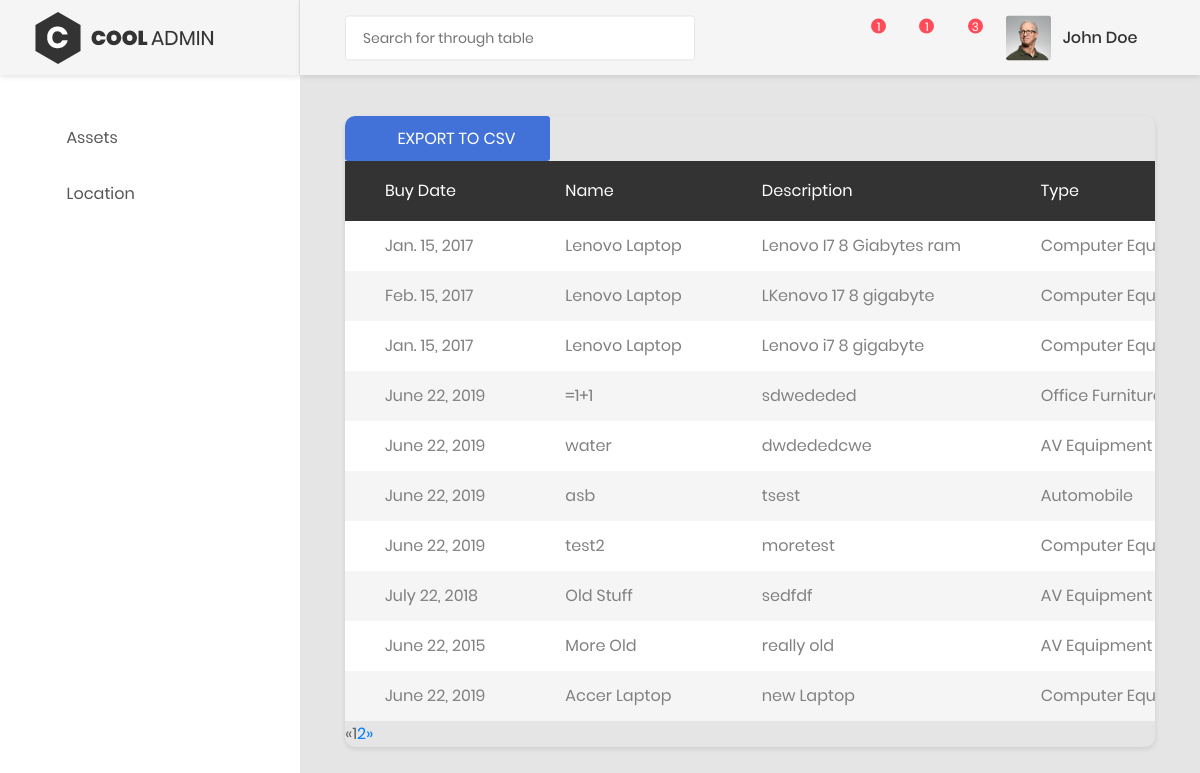
Page /assets (signed in) on the committed database.
### AMS/models.py (models this page shows, shortened)
class Asset(models.Model):
    ASSET_CHOICES = (
            ('Automobile',   'Automobile'),
            ('AV Equipment', 'AV Equipment'),
            ('Computer Equipment',  'Computer Equipment'),
            ('Office Furniture & Stationary', 'Office Furniture & Stationary'),
        )
    DEPARTMENT = (
        ('I.T', 'I.T'),
        ('Finance', 'Finance'),
        ('Marketing', 'Marketing'),
        ('Sales', 'Sales'),
    )
    STATUS_CHOICES = (
            ('Working', 'Working'),
            ('Disabled', 'Disabled'),
    )
    Depreciation = (
        ('Straight Line', 'Straight Line'),
        ('Double-Declining Balance', 'Double-Declining Balance'),
        ('Sum of Years', 'Sum of Years'),
    )
    asset_id= models.AutoField(primary_key=True)
    acquisition_date = models.DateField(default=datetime.date.today)
    asset_name =  models.CharField(max_length=50, blank=True, validators=[validate_characters], )
    description = models.TextField(max_length=200, validators=[validate_characters],)
    asset_type = models.CharField(choices=ASSET_CHOICES, max_length=30, validators=[validate_characters],)
    asset_barcode = models.CharField(max_length=30, blank=True,validators=[validate_characters], )
    asset_serial_number = models.CharField(max_length=80, blank=True, validators=[validate_characters], )
    asset_location = models.ForeignKey("Location", on_delete=models.PROTECT)
    asset_status = models.CharField(choices=STATUS_CHOICES, max_length=10, validators=[validate_characters],)
    asset_owner = models.ForeignKey(settings.AUTH_USER_MODEL, on_delete=models.CASCADE)
    asset_user = models.CharField(max_length=30, blank=True, validators=[validate_characters], )
    asset_department = models.CharField(max_length=50,validators=[validate_characters],)
    added_date = models.DateField(default=datetime.date.today)
    modified_date = models.DateField(default=datetime.date.today)
    purchase_value = models.DecimalField(max_digits=19, decimal_places=2,default=200.00,validators = [check_negative_number, check_zero_number],)
    residual_value = models.DecimalField(max_digits=19, decimal_places=2,default=0.00,validators = [check_negative_number])
    current_value = models.DecimalField(max_digits=19, decimal_places=2,validators = [check_negative_number])
    life_expectancy = models.IntegerField(default=3,validators = [check_negative_number, check_zero_number])
    depr_model = models.CharField(choices=Depreciation, max_length=30,default='Straight Line', validators=[validate_characters],)
    currentVal_date = models.DateField(default=datetime.date.today)
    asset_is_approved = models.BooleanField(_('approved'), default=False)
    asset_department = models.CharField(choices=DEPARTMENT, max_length=10,validators=[validate_characters],)

### AMS/views.py (the view)
# urls.py: url('assets', main.as_view(), name='main'),
class main(LoginRequiredMixin, ListView):
    model = Asset
    login_url = '/assetmanager/login/'
    redirect_field_name = 'redirect_to'
    template_name= 'index.html'
    context_object_name = 'assets'
    paginate_by = 10
    Asset.objects.all()

### AMS/models.py (called while the page is built)
    def __str__(self):
        return self.adress

### AMS/template/index.html (shortened to what this page needs)
<!DOCTYPE html>
<html lang="en">
<head>
    {% load static %}
    {% load i18n staticfiles %}
    <link href="{% static 'css/font-face.css' %}" rel="stylesheet" media="all">
    <link href="{% static 'vendor/font-awesome-4.7/css/font-awesome.min.css' %}" rel="stylesheet" media="all">
    <link href="{% static 'vendor/font-awesome-5/css/fontawesome-all.min.css'%}" rel="stylesheet" media="all">
    <link href="{% static 'vendor/mdi-font/css/material-design-iconic-font.min.css'%}" rel="stylesheet" media="all">
    <link href="{% static 'vendor/bootstrap-4.1/bootstrap.min.css' %}" rel="stylesheet" media="all">
    <link href="{% static 'vendor/animsition/animsition.min.css'%}" rel="stylesheet" media="all">
    <link href="{% static 'vendor/bootstrap-progressbar/bootstrap-progressbar-3.3.4.min.css'%}" rel="stylesheet" media="all">
    <link href="{% static 'vendor/wow/animate.css'%}" rel="stylesheet" media="all">
    <link href="{% static 'vendor/css-hamburgers/hamburgers.min.css'%}" rel="stylesheet" media="all">
    <link href="{% static 'vendor/slick/slick.css'%}" rel="stylesheet" media="all">
    <link href="{% static 'vendor/select2/select2.min.css'%}" rel="stylesheet" media="all">
    <link href="{% static 'vendor/perfect-scrollbar/perfect-scrollbar.css'%}" rel="stylesheet" media="all">
    <link href="{% static 'vendor/data-tables/datatables.min.css'%}" rel="stylesheet" media="all">
    <link href="{% static 'vendor/data-tables/dataTables.bootstrap4.min.css'%}" rel="stylesheet" media="all">
    <link href="{% static 'css/theme.css'%}" rel="stylesheet" media="all">
</head>
<body class="animsition">
    <div class="page-wrapper">
        <aside class="menu-sidebar d-none d-lg-block">
            <div class="logo">
                <a href="#">
                    <img src="images/icon/logo.png" alt="Cool Admin" />
                </a>
            </div>
            <div class="menu-sidebar__content js-scrollbar1">
                <nav class="navbar-sidebar">
                    <ul class="list-unstyled navbar__list">
                 <li class="has-sub">
                            <a class="js-arrow" href="#">
                                <i class="fas fa-desktop"></i>Assets</a>
                 </li>
                          <li class="has-sub">
                            <a class="js-arrow" href="#">
                                <i class="fas fa-copy"></i>Location</a>
                       </li>
                    </ul>
                </nav>
            </div>
        </aside>
        <div class="page-container">
            <header class="header-desktop">
                <div class="section__content section__content--p30">
                    <div class="container-fluid">
                        <div class="header-wrap">
                                <input class="au-input au-input--xl" type="text" id="txtSearch"  placeholder="Search for through table" />
                            <div class="header-button">
                                <div class="noti-wrap">
                                    <div class="noti__item js-item-menu">
                                        <i class="zmdi zmdi-comment-more"></i>
                                        <span class="quantity">1</span>
                                    </div>
                                    <div class="noti__item js-item-menu">
                                        <i class="zmdi zmdi-email"></i>
                                        <span class="quantity">1</span>
                                    </div>
                                    <div class="noti__item js-item-menu">
                                        <i class="zmdi zmdi-notifications"></i>
                                        <span class="quantity">3</span>
                                    </div>
                                </div>
                                <div class="account-wrap">
                                    <div class="account-item clearfix js-item-menu">
                                        <div class="image">
                                            <img src="images/icon/avatar-01.jpg" alt="John Doe" />
                                        </div>
                                        <div class="content">
                                            <a class="js-acc-btn" href="#">john doe</a>
                                        </div>
                                    </div>
                                </div>
                            </div>
                        </div>
                    </div>
                </div>
            </header>
            <div class="main-content">
                <div class="section__content section__content--p30">
                    <div class="container-fluid">
                        <div class="table-responsive table--no-card m-b-30">
                             <form action="{% url 'assets_to_csv'%}">
                             <button class="au-btn au-btn-icon au-btn--blue" type="submit"><i class="zmdi zmdi-plus">
                             </i>Export To CSV</button>
                            </form>
                            <table class="table table-borderless table-striped table-earning">
                        <thead>
                            <tr>
                                <th>Buy date</th>
                                <th>Name</th>
                                <th>Description</th>
                                <th>Type</th>
                            </tr>
                        </thead>
                        <tbody id="searchBody">
                         {% for asset in assets %}
                        <tr>
                            <td>{{ asset.acquisition_date }}</td>
                            <td>{{ asset.asset_name }}</td>
                            <td>{{ asset.description }}</td>
                            <td>{{ asset.asset_type }}</td>
                        </tr>
                        {% endfor %}
                            </table>
                    {% if is_paginated %}
                        <ul class="pagination">
                    {% if page_obj.has_previous %}
                        <li><a href="?page={{ page_obj.previous_page_number }}">&laquo;</a></li>
                    {% else %}
                        <li class="disabled"><span>&laquo;</span></li>
                    {% endif %}
                    {% for i in paginator.page_range %}
                    {% if page_obj.number == i %}
                     <li class="active"><span>{{ i }} <span class="sr-only">(current)</span></span></li>
                    {% else %}
                    <li><a href="?page={{ i }}">{{ i }}</a></li>
                    {% endif %}
                    {% endfor %}
                    {% if page_obj.has_next %}
                    <li><a href="?page={{ page_obj.next_page_number }}">&raquo;</a></li>
                    {% else %}
                    <li class="disabled"><span>&raquo;</span></li>
                    {% endif %}
                    </ul>
                    {% endif %}
                        </div>
                                </div>
                            </div>
                        </div>
        </div>
    </div>
</body>
</html>

### rows in the picture
Asset: acquisition_date "Jan. 15, 2017", asset_name "Lenovo Laptop", description "Lenovo I7 8 Giabytes ram", asset_type "Computer…"
Asset: acquisition_date "Feb. 15, 2017", asset_name "Lenovo Laptop", description "LKenovo 17 8 gigabyte", asset_type "Computer…"
Asset: acquisition_date "Jan. 15, 2017", asset_name "Lenovo Laptop", description "Lenovo i7 8 gigabyte", asset_type "Computer…"
Asset: acquisition_date "June 22, 2019", asset_name "=1+1", description "sdwededed", asset_type "Office…"
Asset: acquisition_date "June 22, 2019", asset_name "water", description "dwdededcwe", asset_type "AV Equipment"
Asset: acquisition_date "June 22, 2019", asset_name "asb", description "tsest", asset_type "Automobile"
Asset: acquisition_date "June 22, 2019", asset_name "test2", description "moretest", asset_type "Computer…"
Asset: acquisition_date "July 22, 2018", asset_name "Old Stuff", description "sedfdf", asset_type "AV Equipment"
Asset: acquisition_date "June 22, 2015", asset_name "More Old", description "really old", asset_type "AV Equipment"
Asset: acquisition_date "June 22, 2019", asset_name "Accer Laptop", description "new Laptop", asset_type "Computer…"

### other values in the picture
{{ i }} "1"
{{ i }} "2"
